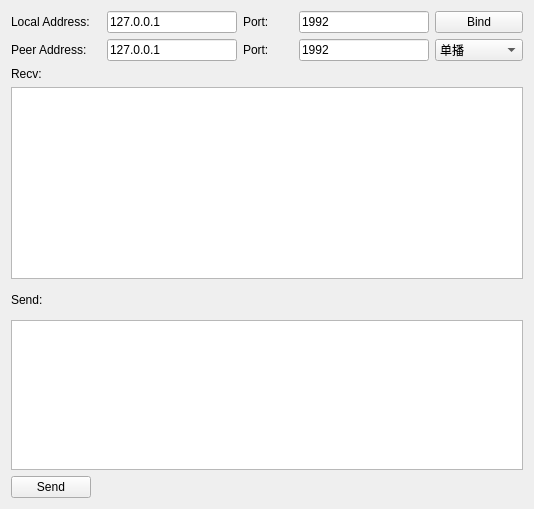
<?xml version="1.0" encoding="UTF-8"?>
<ui version="4.0">
 <class>Widget</class>
 <widget class="QWidget" name="Widget">
  <property name="geometry">
   <rect>
    <x>0</x>
    <y>0</y>
    <width>534</width>
    <height>509</height>
   </rect>
  </property>
  <property name="windowTitle">
   <string>Widget</string>
  </property>
  <layout class="QGridLayout" name="gridLayout">
   <item row="1" column="0">
    <widget class="QPushButton" name="btnSend">
     <property name="maximumSize">
      <size>
       <width>80</width>
       <height>16777215</height>
      </size>
     </property>
     <property name="text">
      <string>Send</string>
     </property>
    </widget>
   </item>
   <item row="0" column="0">
    <layout class="QVBoxLayout" name="verticalLayout_3">
     <item>
      <layout class="QHBoxLayout" name="horizontalLayout">
       <item>
        <widget class="QLabel" name="lblLocalAdd">
         <property name="minimumSize">
          <size>
           <width>90</width>
           <height>0</height>
          </size>
         </property>
         <property name="text">
          <string>Local Address:</string>
         </property>
        </widget>
       </item>
       <item>
        <widget class="QLineEdit" name="editLocalAddress">
         <property name="minimumSize">
          <size>
           <width>130</width>
           <height>0</height>
          </size>
         </property>
         <property name="maximumSize">
          <size>
           <width>130</width>
           <height>16777215</height>
          </size>
         </property>
         <property name="text">
          <string>127.0.0.1</string>
         </property>
        </widget>
       </item>
       <item>
        <widget class="QLabel" name="label_2">
         <property name="maximumSize">
          <size>
           <width>50</width>
           <height>16777215</height>
          </size>
         </property>
         <property name="text">
          <string>Port:</string>
         </property>
        </widget>
       </item>
       <item>
        <widget class="QLineEdit" name="editLocalPort">
         <property name="minimumSize">
          <size>
           <width>100</width>
           <height>0</height>
          </size>
         </property>
         <property name="maximumSize">
          <size>
           <width>130</width>
           <height>16777215</height>
          </size>
         </property>
         <property name="text">
          <string>1992</string>
         </property>
        </widget>
       </item>
       <item>
        <widget class="QPushButton" name="btnBind">
         <property name="text">
          <string>Bind</string>
         </property>
        </widget>
       </item>
      </layout>
     </item>
     <item>
      <layout class="QHBoxLayout" name="horizontalLayout_2">
       <item>
        <widget class="QLabel" name="lblPeerAdd">
         <property name="minimumSize">
          <size>
           <width>90</width>
           <height>0</height>
          </size>
         </property>
         <property name="text">
          <string>Peer Address:</string>
         </property>
        </widget>
       </item>
       <item>
        <widget class="QLineEdit" name="editPeerAddress">
         <property name="minimumSize">
          <size>
           <width>130</width>
           <height>0</height>
          </size>
         </property>
         <property name="maximumSize">
          <size>
           <width>130</width>
           <height>16777215</height>
          </size>
         </property>
         <property name="text">
          <string>127.0.0.1</string>
         </property>
        </widget>
       </item>
       <item>
        <widget class="QLabel" name="label_4">
         <property name="maximumSize">
          <size>
           <width>50</width>
           <height>16777215</height>
          </size>
         </property>
         <property name="text">
          <string>Port:</string>
         </property>
        </widget>
       </item>
       <item>
        <widget class="QLineEdit" name="editPeerPort">
         <property name="minimumSize">
          <size>
           <width>100</width>
           <height>0</height>
          </size>
         </property>
         <property name="maximumSize">
          <size>
           <width>130</width>
           <height>16777215</height>
          </size>
         </property>
         <property name="text">
          <string>1992</string>
         </property>
        </widget>
       </item>
       <item>
        <widget class="QComboBox" name="comboBox">
         <item>
          <property name="text">
           <string>单播</string>
          </property>
         </item>
         <item>
          <property name="text">
           <string>广播</string>
          </property>
         </item>
         <item>
          <property name="text">
           <string>组播</string>
          </property>
         </item>
        </widget>
       </item>
      </layout>
     </item>
     <item>
      <layout class="QVBoxLayout" name="verticalLayout">
       <item>
        <widget class="QLabel" name="label_5">
         <property name="text">
          <string>Recv:</string>
         </property>
        </widget>
       </item>
       <item>
        <widget class="QTextEdit" name="txtRecv"/>
       </item>
      </layout>
     </item>
     <item>
      <layout class="QVBoxLayout" name="verticalLayout_2">
       <item>
        <widget class="QLabel" name="label_6">
         <property name="text">
          <string>Send:</string>
         </property>
        </widget>
       </item>
       <item>
        <widget class="QTextEdit" name="txtSend">
         <property name="minimumSize">
          <size>
           <width>0</width>
           <height>50</height>
          </size>
         </property>
         <property name="maximumSize">
          <size>
           <width>16777215</width>
           <height>150</height>
          </size>
         </property>
        </widget>
       </item>
      </layout>
     </item>
    </layout>
   </item>
  </layout>
 </widget>
 <layoutdefault spacing="6" margin="11"/>
 <resources/>
 <connections/>
</ui>
